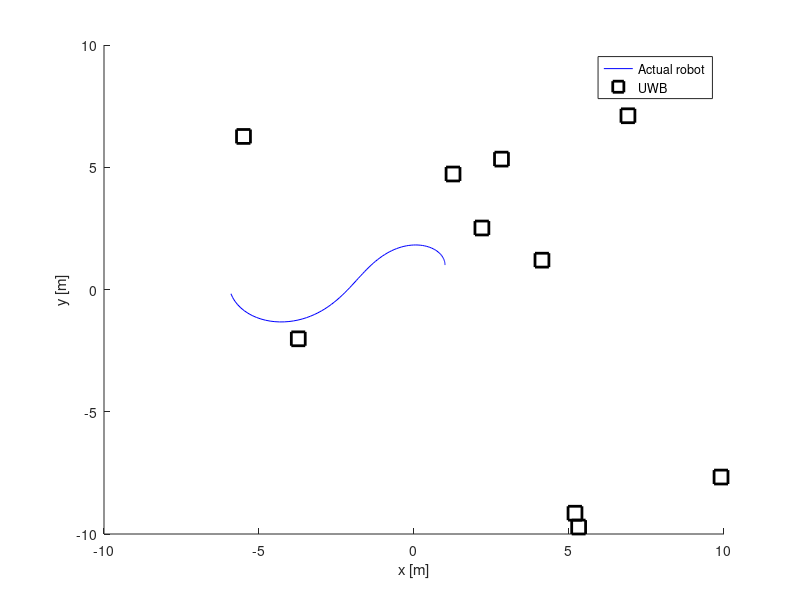

MATLAB code for this plot:
function UnicycleUKF()

%% Set-up

Dt = 0.1;
t = 0:Dt:10;    % [s]

% Unicycle state
s0 = [1; 1; pi/2];  % [x,y,theta]
sStore = zeros(length(s0), length(t));
sStore(:,1) = s0;

% Vehicle inputs
u = [sin(t/10)*2; 
    sin(t/5).*cos(t/4)*1.5];

% Inputs uncertainty
mu_u = zeros(size(u,1),1);
Q = rand(size(u,1),size(u,1))-0.5;
Q = Q*Q';

% UWB anchors
n_UWB = 10;
UWB = (rand(2,n_UWB)-0.5)*20;

% UWB uncertanties
mu_r = zeros(size(UWB,2),1);
R = diag(rand(size(UWB,2),1));


%% Simulation

sEst = zeros(length(s0), length(t));
P_UKF = (20/3)^2*eye(length(s0));

for cT=1:length(t)-1
    % Unicycle dynamic
    sStore(:,cT+1) = VehicleDynamic(sStore(:,cT), u(:,cT), Dt);
    % Measure the robot inputs
    um = InputMeasurements(u(:,cT), mu_u, Q);
    % Ranging data
    z = Ranging(sStore(:,cT+1), UWB);
    % Ranging measurements
    zm = RangingMeasurements(z, mu_r, R);
    
    %% UKF
    
    % Prediction step
    SigmaPointsPred = SigmaPointGeneration(sEst(:,cT), P_UKF);
    for i=1:size(SigmaPointsPred,2)
        SigmaPointsPred(:,i) = VehicleDynamic(SigmaPointsPred(:,i), um, Dt);
    end
    
end


%% Plot
PlotData(sStore, UWB);



function s_new = VehicleDynamic(s, u, Dt)

% Inputs
x = s(1);
y = s(2);
theta = s(3);
v = u(1);
omega = u(2);

% Dynamics
x_new = x + cos(theta)*v*Dt;
y_new = y + sin(theta)*v*Dt;
theta_new = theta + omega*Dt;

% Output
s_new = [x_new; y_new; theta_new];


function um = InputMeasurements(u, mu, Q)

epsilon = mvnrnd(mu, Q);
um = u + epsilon;



function z = Ranging(s, UWB)

% Number of UWB
n_UWB = size(UWB,2);

z = zeros(n_UWB, 1);
for i=1:n_UWB
    z(i) = sqrt(sum((s(1:2) - UWB(:,i)).^2));
end



function zm = RangingMeasurements(z, mu, R)

nu = mvnrnd(mu, R);
zm = z + nu;



function SigmaPoints = SigmaPointGeneration(s, P)

% State dimension
n = length(s);

% Cholesky decomposition
A = chol(P);

SigmaPoints = zeros(n, 2*n);
for i=1:n
    SigmaPoints(:,i) = s + sqrt(n)*A(i,:)';
    SigmaPoints(:,i+n) = s - sqrt(n)*A(i,:)';
end




function PlotData(sStore, UWB)

% Number of UWB
n_UWB = size(UWB,2);

figure(1), clf, hold on;
plot(sStore(1,:), sStore(2,:), 'b');
for i=1:n_UWB
    plot(UWB(1,i), UWB(2,i), 'ks', 'LineWidth', 2, 'MarkerSize', 10);
end
legend('Actual robot', 'UWB', 'Location', 'best');
xlabel('x [m]'); ylabel('y [m]');








